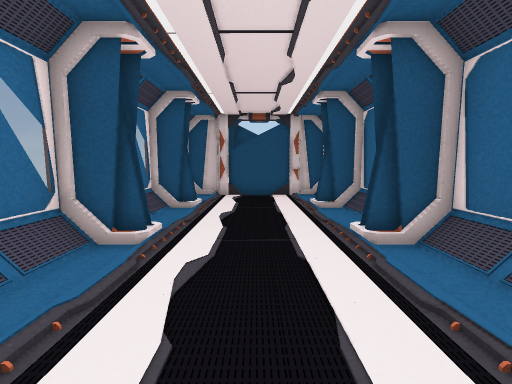
[1] (above)

20 first-person views from a walk through a Unity game level. The camera is 1.5 m above the floor, tilts 6° down and sees 90° across. The floor is counted in squares, 1 m on a side. Each view is taken from the middle of a square. On the plan, view 1 faces up. The plan holds only what a view shows up to about 13 squares ahead; the rest is blank. The place goes on beyond the plan.

[2]
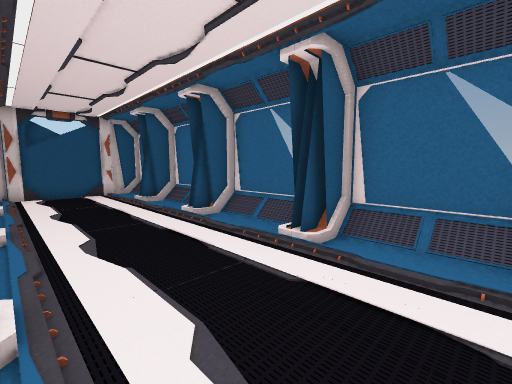

[3]
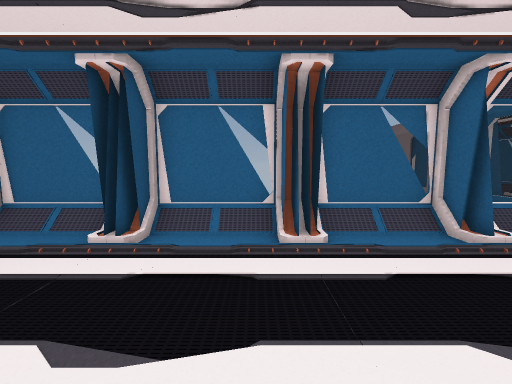

[4]
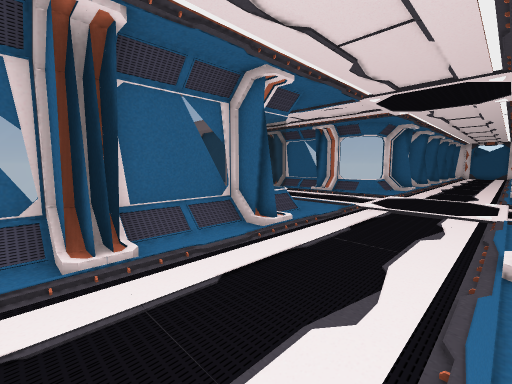

[5]
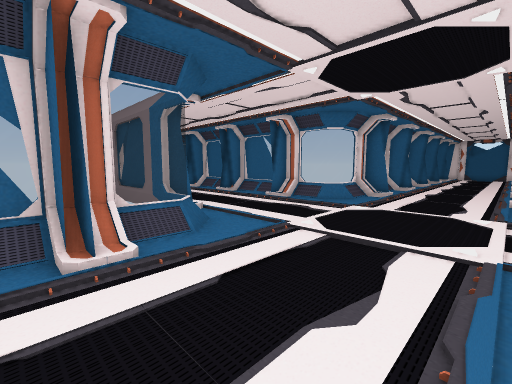

[6]
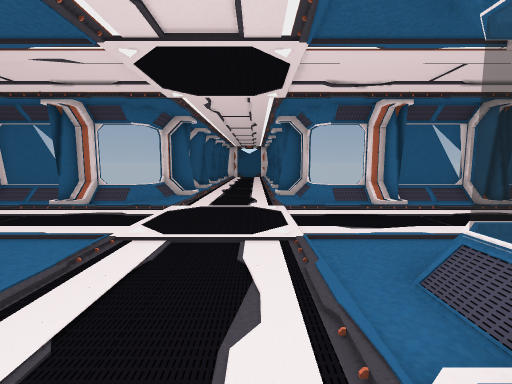

[7]
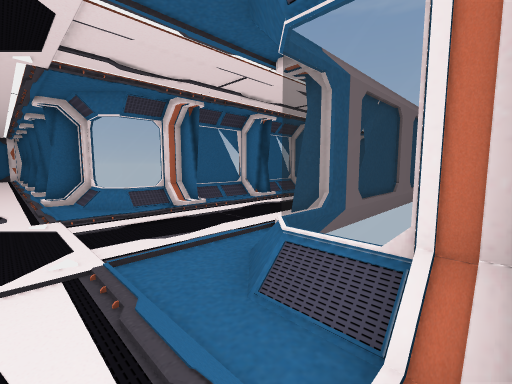

[8]
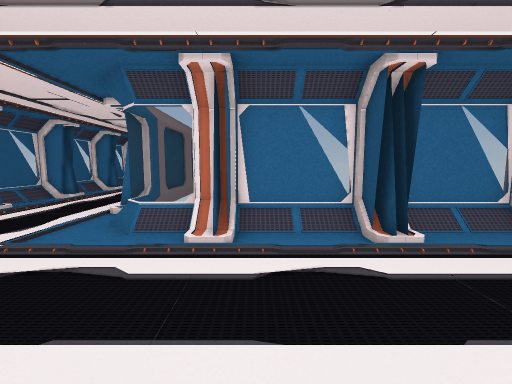

[9]
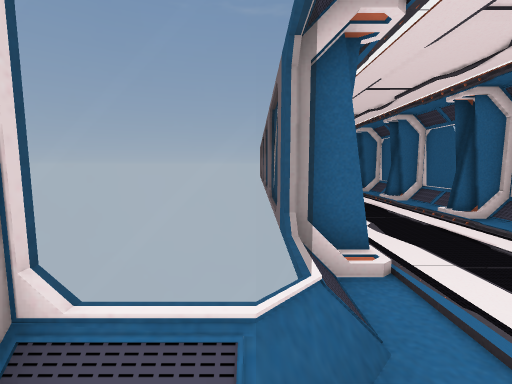

[10]
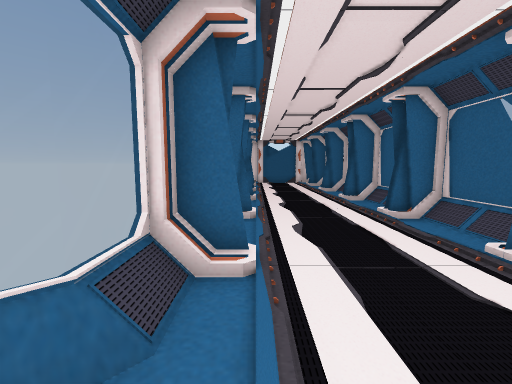

[11]
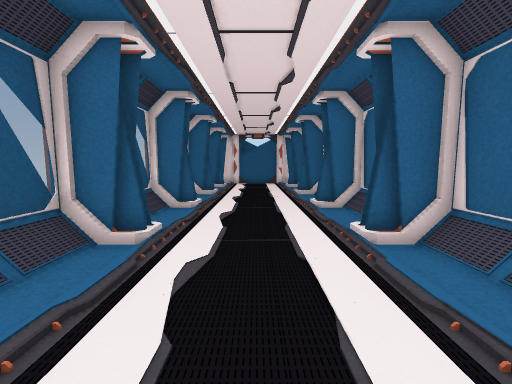

[12]
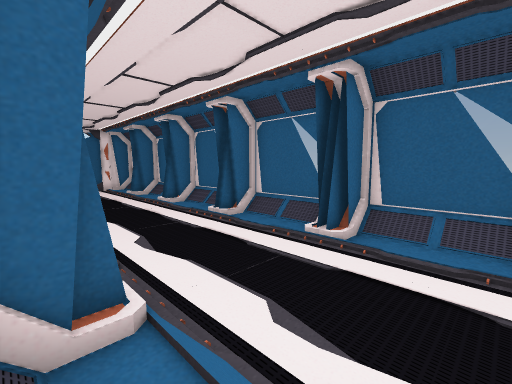

[13]
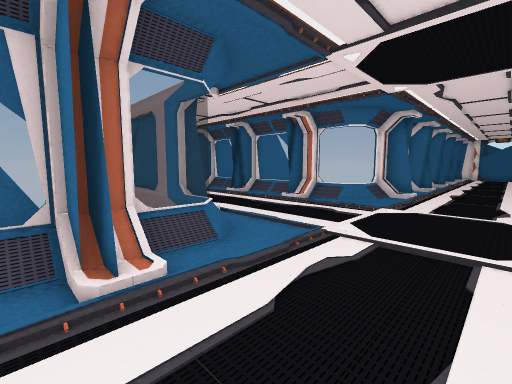

[14]
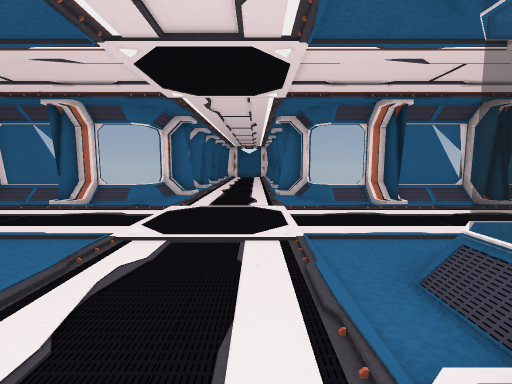

[15]
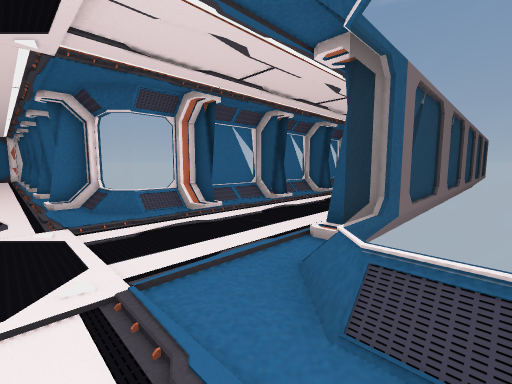

[16]
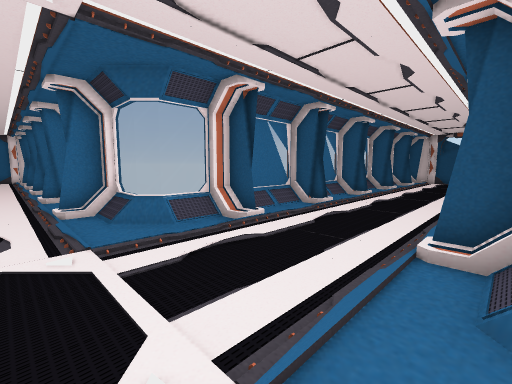

[17]
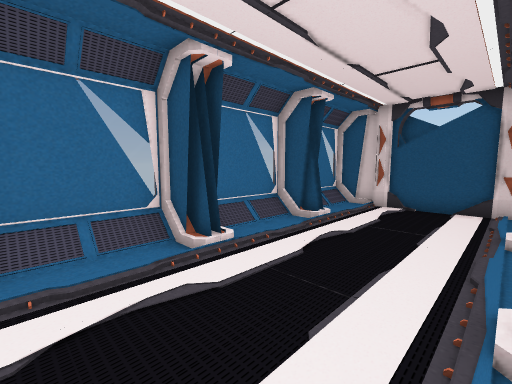

[18]
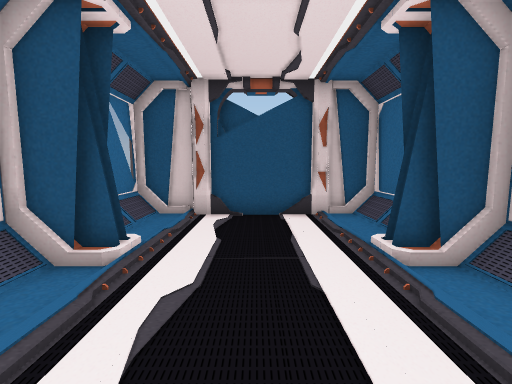

[19]
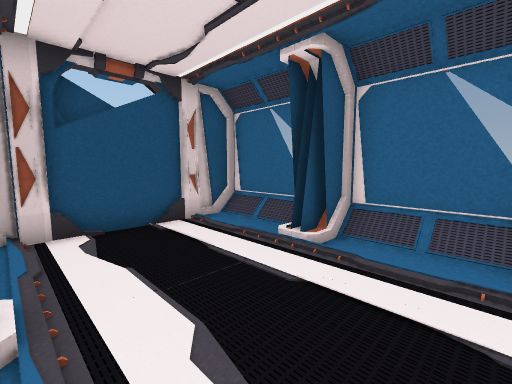

[20]
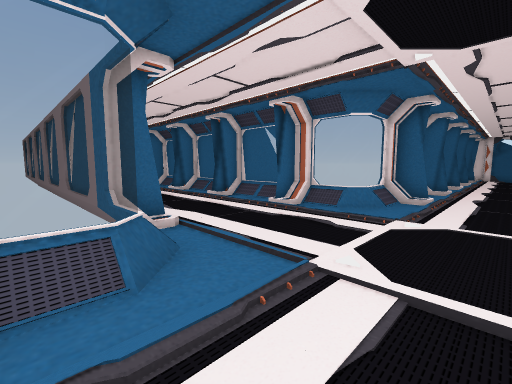

### Floor plan
Key: @ floor where view 1 was taken; # wall or solid block; . main floor; : floor 0.25 m higher than the main floor; / step, stairs or slope; = window, fence, low wall or low ledge; O other object.
Columns run from 10 left of view 1 to 18 right of it. Each row starts with its distance up from view 1.
 13       ##OOOOO##
 12       =/....::=
 11       =/....::=
 10        /....::=
  9       ##:...:##
  8       =/....::=
  7       =/....::=
  6       =/....::=
  5       ##:...:##
  4       =/....::=
  3       =/....::=
  2       =/....::=
  1       ##:...:##
  0       =/..@.::=
 -1       =/....::=
 -2       =/....::=
 -3       ##:...:##
 -4       =/....::=
 -5       =/....::=
 -6       =/....::=
 -7       ##:...:##
 -8       =/....:/=
 -9 #===#==/....:/==#===#===#===#
-10 #///#//.....:.//#//## /## //#
-11 #...:.......:...:...:...:...#
-12 .............................
-13  ............................
-14 .............................
-15 #::::::::....:::::::::::::::#
-16 # ::#//.....:.//#:::#:::#:::#
-17 #===#==/....:/==#===#===# ==#
-18       =/....:/=
-19       ##:...:##
-20       =/....::=
-21       =/....::=

Where each view was taken, in squares from view 1:
view 1: 0 up, 0 right, facing up
view 2: 2 down, 2 left, facing up-right
view 3: 2 down, 3 left, facing right
view 4: 2 down, 2 left, facing down-right
view 5: 6 down, 2 left, facing down-right
view 6: 6 down, 1 left, facing down
view 7: 7 down, 1 left, facing down-left
view 8: 6 down, 3 right, facing left
view 9: 9 down, 2 right, facing right
view 10: 11 down, 2 right, facing right
view 11: 13 down, 5 right, facing right
view 12: 10 down, 7 right, facing down-right
view 13: 12 down, 7 right, facing down-left
view 14: 12 down, 7 right, facing left
view 15: 12 down, 5 right, facing up-left
view 16: 12 down, 3 right, facing up-left
view 17: 2 up, 2 right, facing up-left
view 18: 5 up, 0 right, facing up
view 19: 6 up, 2 left, facing up-right
view 20: 8 down, 0 right, facing down-right
